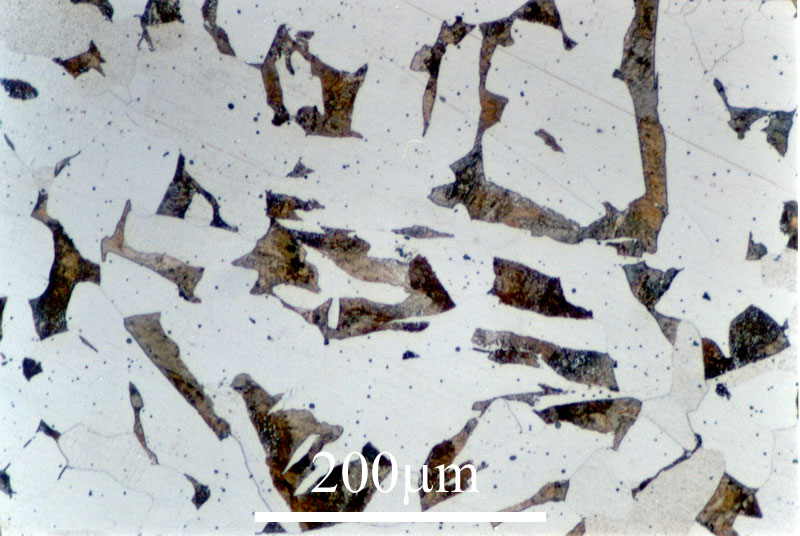
#> input picture FromDoItPoms000288.jpg, 800 x 536 px
$ jupyter execute QuantificadorDeFases.ipynb
#> lines starting #> are read from the running program, lines starting #| are printed output that depends on the picture; after the words box and inside, x2 and y2 are one past the last pixel; in counts of white or black regions, pixels touching at a corner belong together; long printed decimals are rounded
[cell 1]
#coding utf-8

# DEFINIÇÃO DE VARIÁVEIS DO USUÁRIO

# Altere esse variável para definir a imagem a ser avaliada.
# A imagem deve ser uma microestrutura bifásica.
# A imagem padrão é uma Micrografia de Ferro Cinzento. Vá à 4a célula para acompanhar o funcionamento
# detalhado do programa. Na última célula temos o resultado da análise.
NOME_DA_IMAGEM_A_SER_ANALISADA = "FromDoItPoms000288.jpg" #"FromMe000200.jpg" "FromDoItPoms000668.gif"

# Valor que define o limiar de corte
VALOR_DE_CORTE = 0.6  # Valores Recomendados
#                     Imagem  Valor
#                     161     0.3
#                     209     0.4
#                     288     0.5
#                     668     125 (imagem GIF, cores codificadas de forma diferente)
#                     Me100   0.45
#                     Me200   0.55


NOME_DA_FASE_ESCURA = "Fase Escura"
NOME_DA_FASE_CLARA  = "Fase Clara"

# número de pixels da borda
BORDA_ESQUERDA = 5
BORDA_DIREITA = 5
BORDA_SUPERIOR = 5
BORDA_INFERIOR = 80

[cell 2]
# SETUP

get_ipython().magic('matplotlib inline')

import math
import matplotlib.pyplot as plt
import numpy as np
from skimage import color, data

from collections import Counter


#import os
from skimage import io

# função de convolução bidimensional, vamos referenciar a função pelo
# apelido conv2
from scipy.signal import convolve2d as conv2

[cell 3]
def mostra_imagem_cinza(data):
  """Uma função auxiliar para exibir uma imagem em níveis de cinza"""
  f = plt.figure()
  ax_img = f.gca()
  ax_img.imshow(data, cmap=plt.cm.gray)
  ax_img.set_axis_off()
  return (f, ax_img)

def load_image(img_name):
    #filename = os.path.join(skimage.data_dir, img_name)
    #print(filename)
#> called with img_name = 'FromDoItPoms000288.jpg'
    return io.imread(img_name)
#> returned value is the input picture: shape (536, 800, 3); mean R, G, B 179.1, 181.8, 182.4

def imagem_cinza(imagem_colorida):
    return color.rgb2gray(imagem)

def segmenta_imagem(imagem, valor_de_corte):
    linhas, colunas = imagem.shape
    matrizUns = np.ones((linhas, colunas), dtype=float)
    cor_media = valor_de_corte*matrizUns
    print("Segmentando a imagem na cor %f" %cor_media[0][0])
    return imagem > cor_media

def gera_matriz(dimensao):
    return np.ones((dimensao, dimensao), dtype=np.float32)/(dimensao*dimensao)

def histograma(imagem):
    freq = Counter(np.array(imagem).flatten())
    return freq

def conta_pixel_por_valor(imagem, valor=255):
    freq = Counter(np.array(imagem).flatten())
    return freq[valor]

[cell 4]
# A imagem base a ser analisada é a "FromDoItPoms000288.jpg".
# Essa imagem foi obtida de: https://www.doitpoms.ac.uk/miclib/full_record.php?id=288
micrografia_colorida = load_image(NOME_DA_IMAGEM_A_SER_ANALISADA)

# Ela pode ser observada abaixo:
mostra_imagem_cinza(micrografia_colorida)

# O objetivo desse Quantificador é calcular a quantidade de duas fases distintas
# existentes na amostra estudada. Através da Estereologia Quantitativa,
# sabemos que a quantidade de cada uma dessas fases no material é proporcional à quantidade
# das fases na amostra.

# Uma fase será a fase clara.
# A outra será a fase escura.

[cell 5]
# Trabalharemos com a imagem em níveis de cinza, pois as cores são irrelevantes.
img_cinza = color.rgb2gray(micrografia_colorida)
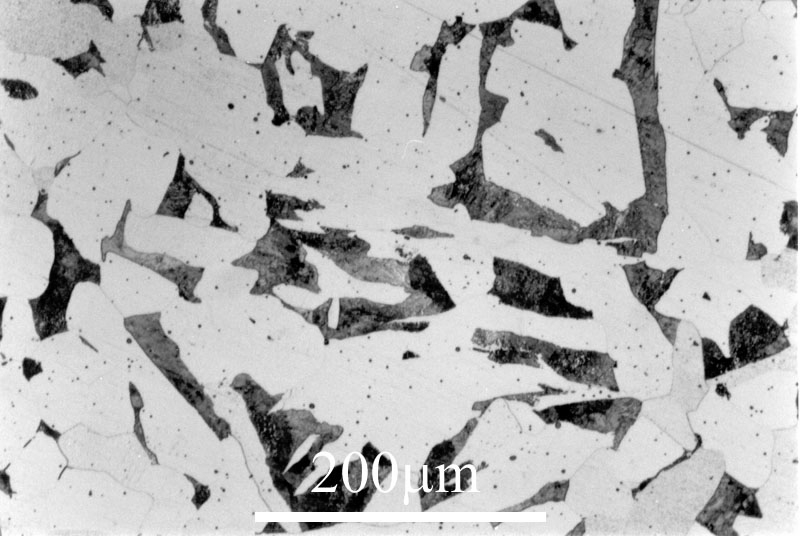
#> img_cinza: shape (536, 800) float64; min 0, max 1, mean 0.711

# Iremos retirar a parte debaixo da imagem, onde consta a legenda, para que ela
# não atrapalhe nossa contagem.
linhas,colunas = img_cinza.shape
#> linhas = 536; colunas = 800

# [6 lines of commented-out code are left out]

imagem_cortada = img_cinza[BORDA_SUPERIOR:linhas-BORDA_INFERIOR,
                           BORDA_ESQUERDA:colunas-BORDA_DIREITA]
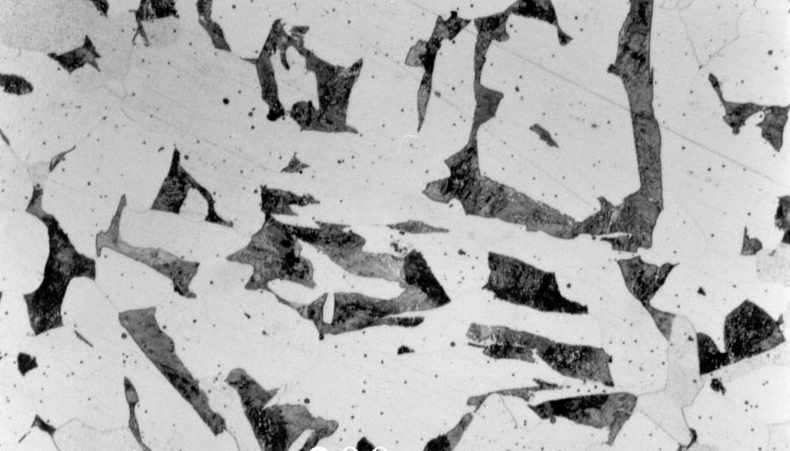
#> imagem_cortada: shape (451, 790) float64; min 0, max 1, mean 0.699

mostra_imagem_cinza(imagem_cortada)

[cell 6]
# Agora iremos segmentar a imagem. Todos os pixels com intensidade acima do limiar serão brancos,
# e os pixels com intensidade abaixo do limiar serão pretos.

# Se o usuário quiser experimentar com outros valroes de corte, pode descomentar a linha
# abaixo para facilitar a análise das alterações.

# vvvvvvvvvvvvvvvvvvvvvvvvvvvvvvvvvvvvvvvvvvvvvvvvvvv Descomente para iterar
#VALOR_DE_CORTE = 125.0 # descomente para facilitar iteração
# ^^^^^^^^^^^^^^^^^^^^^^^^^^^^^^^^^^^^^^^^^^^^^^^^^^^^^^^^^ Descomente para iterar

im_dual = segmenta_imagem(imagem_cortada, VALOR_DE_CORTE)
#| Segmentando a imagem na cor 0.6
#> in segmenta_imagem, `return imagem > cor_media`:
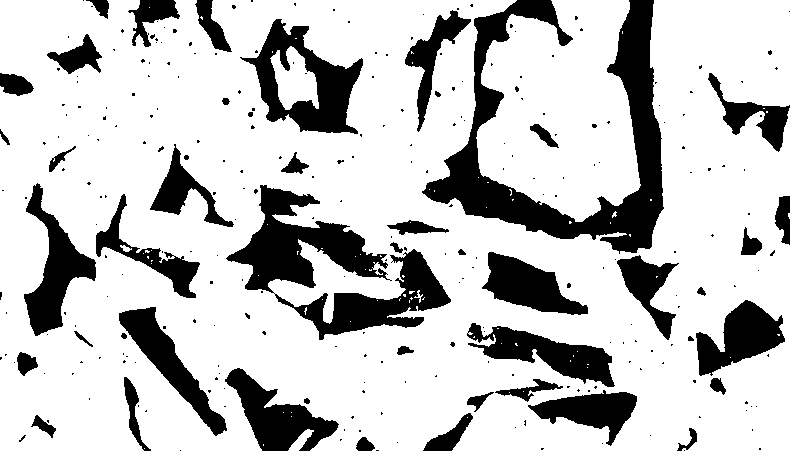
#> returned value: shape (451, 790) bool; 77.3% white; 285 black regions (237 under 20 px), largest, box (x1, y1, x2, y2) and area: (422, 0, 664, 254) 17329, (226, 185, 451, 340) 12361, (240, 19, 363, 134) 5733

mostra_imagem_cinza(im_dual)
mostra_imagem_cinza(imagem_cortada)
# Note que em alguns casos há pontos brancos dentro das áreas pretas,
# e pontos pretos nas áreas brancas.
# Caso o limiar esteja bom, i.e. a imagem preto e branca se correlaciona
# corretamente à de tons de cinza, nós NÃO queremos remover esses pontos,
# pois se tratam de impurezas e não de ruído.

[cell 7]
# Agora, podemos utilizar uma simples contagem de pixels e determinar a quantidade de cada fase:
# Fase Escura: Contagem de pixels pretos.
# Fase Clara: Contagem de pixels brancos.

fase_escura = conta_pixel_por_valor(im_dual, 0)
#> in conta_pixel_por_valor, `freq = Counter(np.array(imagem).flatten())`: freq = {True: 275268, False: 81022}
#> fase_escura = 81022
fase_clara = conta_pixel_por_valor(im_dual, 1.0)
#> fase_clara = 275268
numero_total_de_pontos = fase_escura+fase_clara
#> numero_total_de_pontos = 356290

fase_escura = 100*fase_escura/numero_total_de_pontos
#> fase_escura = 22.74
fase_clara = 100*fase_clara/numero_total_de_pontos
#> fase_clara = 77.26

print("Essa micrografia apresenta cerca de \n\t%.2f%%  de %s \n\t%.2f%%  de %s." %(fase_clara, NOME_DA_FASE_CLARA, fase_escura, NOME_DA_FASE_ESCURA));
#| Essa micrografia apresenta cerca de
#| 	77.26%  de Fase Clara
#| 	22.74%  de Fase Escura.

$ run again, with Entrega/FromMe000200.jpg copied over FromDoItPoms000288.jpg
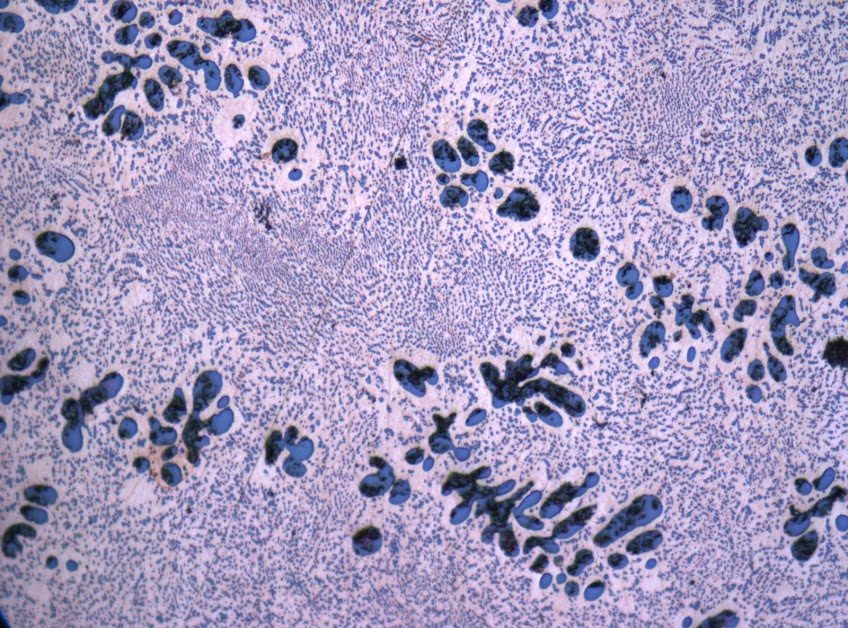
#> input picture Entrega/FromMe000200.jpg, 848 x 628 px
#> in load_image, returned value is the input picture: shape (628, 848, 3); mean R, G, B 163.4, 153.4, 190.9
#> `imagem_cortada = img_cinza[BORDA_SUPERIOR:linhas-BORDA_INFERIOR, BORDA..`:
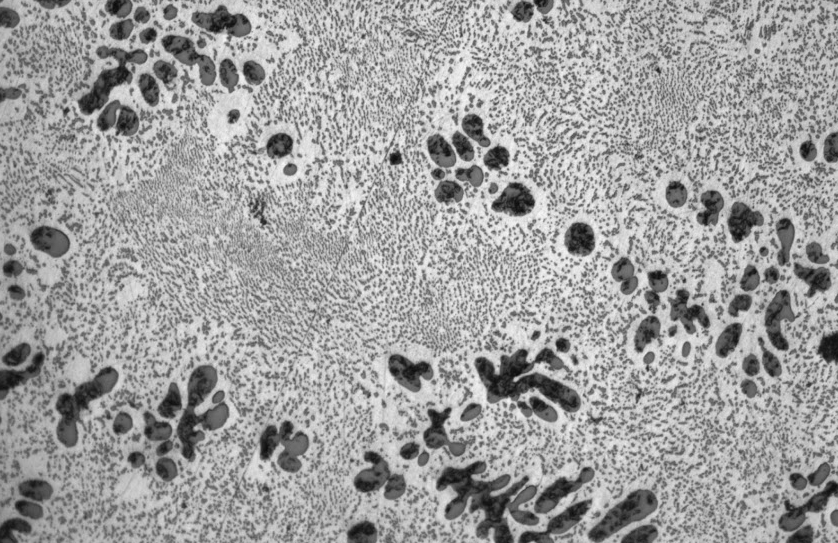
#> imagem_cortada: shape (543, 838) float64; min 0.0451, max 0.983, mean 0.625
#| Segmentando a imagem na cor 0.6
#> in segmenta_imagem, `return imagem > cor_media`:
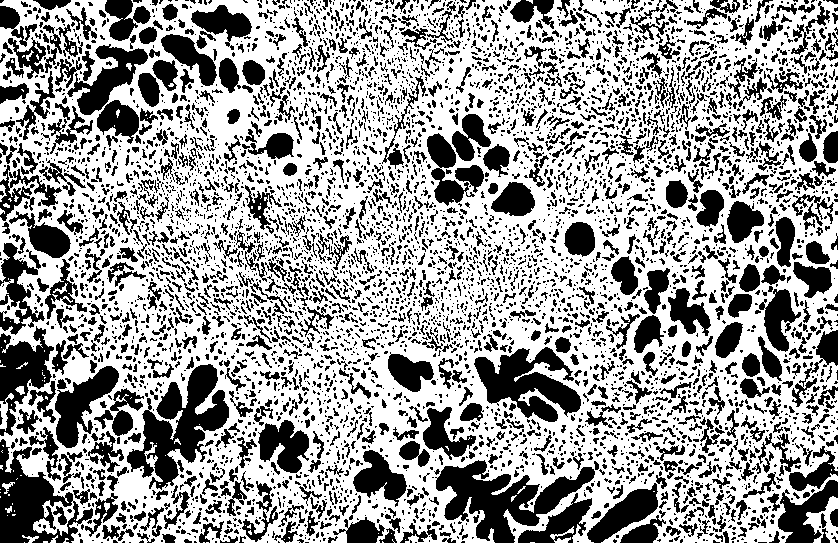
#> returned value: shape (543, 838) bool; 62.1% white; 5488 black regions (4184 under 20 px), largest, box (x1, y1, x2, y2) and area: (435, 460, 595, 543) 5698, (127, 364, 229, 490) 5519, (474, 347, 581, 422) 4252
#> freq = {False: 172238, True: 282796}
#> `fase_escura = conta_pixel_por_valor(im_dual, 0)`: fase_escura = 172238
#> `fase_clara = conta_pixel_por_valor(im_dual, 1.0)`: fase_clara = 282796
#> numero_total_de_pontos = 455034
#> `fase_escura = 100*fase_escura/numero_total_de_pontos`: fase_escura = 37.85
#> `fase_clara = 100*fase_clara/numero_total_de_pontos`: fase_clara = 62.15
#| Essa micrografia apresenta cerca de
#| 	62.15%  de Fase Clara
#| 	37.85%  de Fase Escura.

$ run again, with FromDoItPoms000161.jpg copied over FromDoItPoms000288.jpg
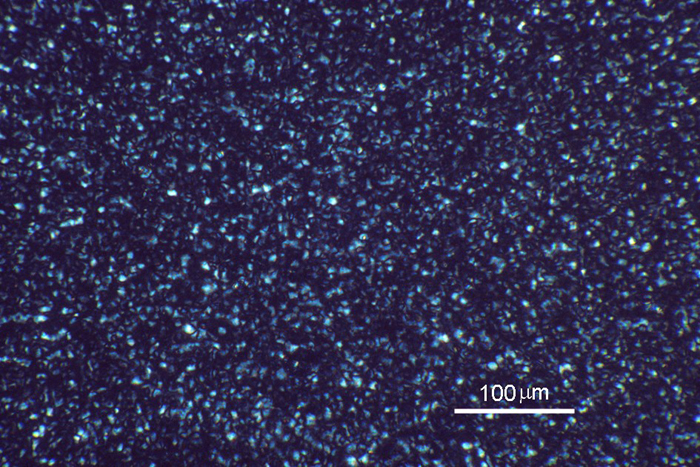
#> input picture FromDoItPoms000161.jpg, 700 x 467 px
#> in load_image, returned value is the input picture: shape (467, 700, 3); mean R, G, B 48.3, 46.7, 79.6
#> `imagem_cortada = img_cinza[BORDA_SUPERIOR:linhas-BORDA_INFERIOR, BORDA..`:
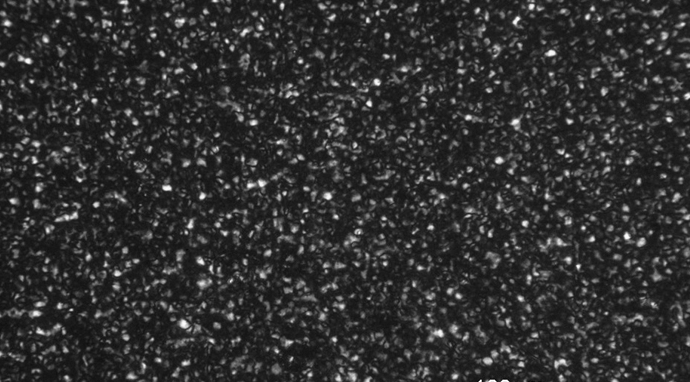
#> imagem_cortada: shape (382, 690) float64; min 0.0372, max 1, mean 0.193
#| Segmentando a imagem na cor 0.6
#> in segmenta_imagem, `return imagem > cor_media`:
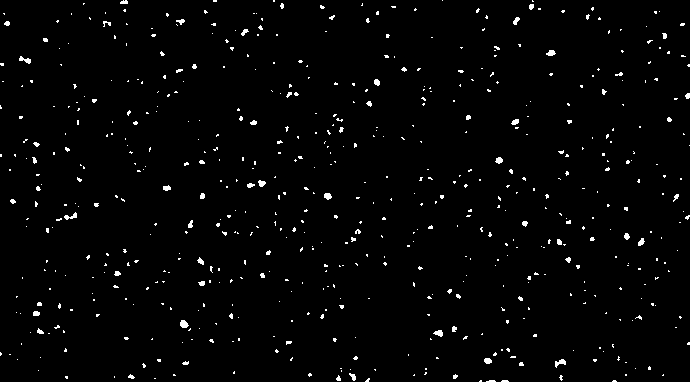
#> returned value: shape (382, 690) bool; 1.8% white in thin lines or dots
#> freq = {False: 258709, True: 4871}
#> `fase_escura = conta_pixel_por_valor(im_dual, 0)`: fase_escura = 258709
#> `fase_clara = conta_pixel_por_valor(im_dual, 1.0)`: fase_clara = 4871
#> numero_total_de_pontos = 263580
#> `fase_escura = 100*fase_escura/numero_total_de_pontos`: fase_escura = 98.15
#> `fase_clara = 100*fase_clara/numero_total_de_pontos`: fase_clara = 1.85
#| Essa micrografia apresenta cerca de
#| 	1.85%  de Fase Clara
#| 	98.15%  de Fase Escura.
